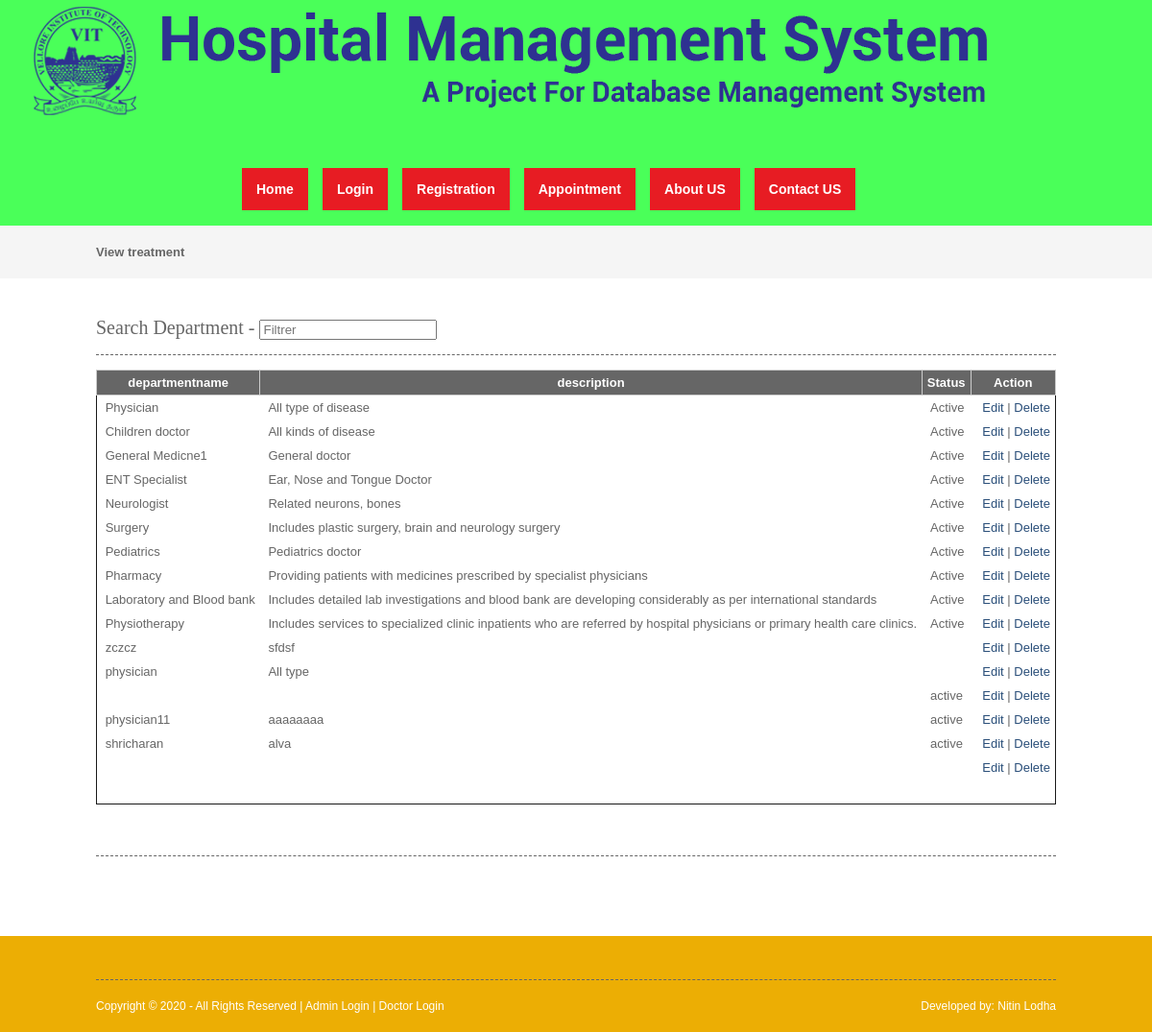
Page /viewdepartment.php on the committed database.
### tables this page shows
CREATE TABLE `department` (
  `departmentid` int(10) NOT NULL,
  `departmentname` varchar(100) NOT NULL,
  `description` text NOT NULL,
  `status` varchar(10) NOT NULL
);

### viewdepartment.php (the view, shortened to what this page needs)
<?php
include("header.php");
include("dbconnection.php");
?>
<div class="wrapper col2">
  <div id="breadcrumb">
    <ul>
      <li class="first">View  treatment</li></ul>
  </div>
</div>
<div class="wrapper col4">
  <div id="container">
<section class="container">
<h2>Search Department - <input type="search" class="light-table-filter" data-table="order-table" placeholder="Filtrer" /></h2>
	<table class="order-table">
      <thead>
        <tr>
          <th>departmentname</th>
          <th>description</th>
          <th>Status</th>
          <th>Action</th>
        </tr>
        </thead>
        <tbody>
          <?php
		$sql ="SELECT * FROM department";
		$qsql = mysqli_query($con,$sql);
		while($rs = mysqli_fetch_array($qsql))
		{
        echo "<tr>
          <td>&nbsp;$rs[departmentname]</td>
          <td>&nbsp;$rs[description]</td>
			 <td>&nbsp;$rs[status]</td>
			 <td>&nbsp;
			  <a href='department.php?editid=$rs[departmentid]'>Edit</a> | <a href='viewdepartment.php?delid=$rs[departmentid]'>Delete</a> </td>
        </tr>";
		}
		?>
        <tr>
          <td>&nbsp;</td>
          <td>&nbsp;</td>
          <td>&nbsp;</td>
          <td>&nbsp;</td>
        </tr>
      </tbody>
    </table>
    </section>
    <h1>&nbsp;</h1>
    <p>&nbsp;</p>
  </div>
</div>
<?php
include("footer.php");
?>

### layout/styles/layout.css (style rules this page uses)
html { overflow-y: scroll; }
body { margin: 0; padding: 0; font-size: 13px; font-family: verdana, Arial, Helvetica, sans-serif; color: #ffffff; background-color: #4f473a; }
a { outline: none; text-decoration: none; }
div.wrapper { display: block; width: 100%; margin: 0; text-align: left; }
.col2 { color: #666666; background-color: #f5f5f5; }
.col3, .col4 { color: #666666; background-color: #ffffff; }
#head, #gallery, #breadcrumb, #container, #footer { display: block; position: relative; width: 1000px; margin: 0 auto; }
#breadcrumb { padding: 20px 0; }
#breadcrumb ul { margin: 0; padding: 0; list-style: none; }
#breadcrumb ul li { display: inline; }
#breadcrumb ul li.first { font-weight: bold; }
#container { padding: 40px 0; }
#container h1, #container h2, #container h3, #container h4, #container h5, #container h6 { margin: 0 0 15px 0; padding: 0 0 15px 0; line-height: normal; font-weight: normal; font-size: 20px; font-family: Georgia, "Times New Roman", Times, serif; border-bottom: 1px dashed #666666; }
#container a { color: #294e79; }

### layout/styles/tables.css (style rules this page uses)
table { width:100%; border-collapse:collapse; table-layout:auto; vertical-align:top; margin-bottom:15px; border:1px solid rgb(26, 26, 26); }
table thead th { color:#FFFFFF; background-color:#666666; border:1px solid #CCCCCC; border-collapse:collapse; text-align:center; table-layout:auto; vertical-align:middle; }
table tbody td { vertical-align:top; border-collapse:collapse; }
table thead th, table tbody td { padding:5px; border-collapse:collapse; }

### rows in the picture
department: departmentname "Physician", description "All type of disease", status "Active"
department: departmentname "Children doctor", description "All kinds of disease", status "Active"
department: departmentname "General Medicne1", description "General doctor", status "Active"
department: departmentname "ENT Specialist", description "Ear, Nose and Tongue Doctor", status "Active"
department: departmentname "Neurologist", description "Related neurons, bones", status "Active"
department: departmentname "Surgery", description "Includes plastic surgery, brain and neurology surgery", status "Active"
department: departmentname "Pediatrics", description "Pediatrics doctor", status "Active"
department: departmentname "Pharmacy", description "Providing patients with medicines prescribed by specialist physicians", status "Active"
department: departmentname "Laboratory and Blood bank", description "Includes detailed lab investigations and blood bank are developing considerably as per international standards", status "Active"
department: departmentname "Physiotherapy", description "Includes services to specialized clinic inpatients who are referred by hospital physicians or primary health care clinics.", status "Active"
department: departmentname "zczcz", description "sfdsf"
department: departmentname "physician", description "All type"
department: status "active"
department: departmentname "physician11", description "aaaaaaaa", status "active"
department: departmentname "shricharan", description "alva", status "active"
